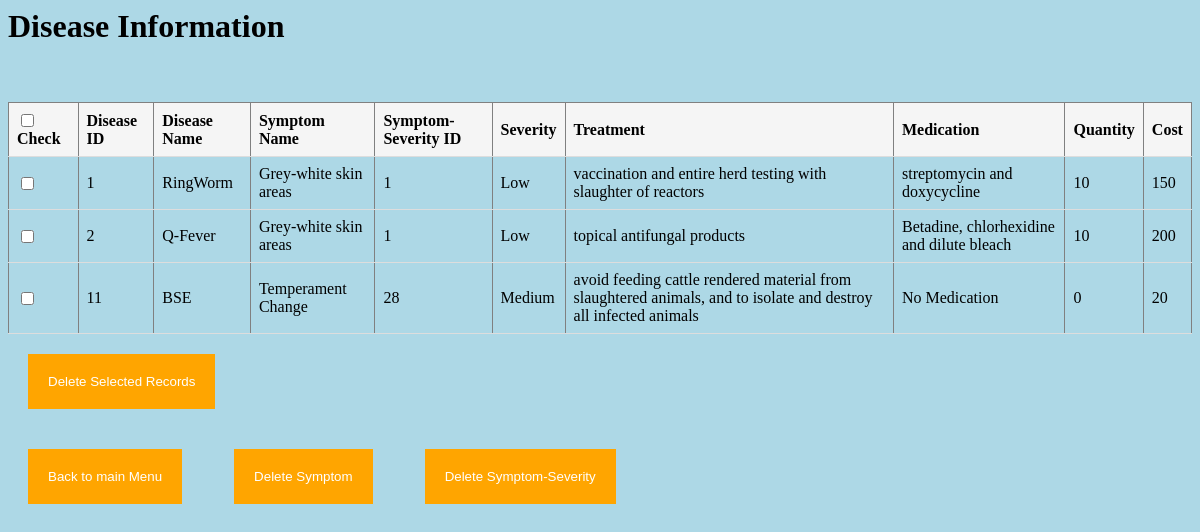
The app's page /Medical/DelDisease.php with its own data.
### tables this page shows
CREATE TABLE `Disease_Treatment` (
  `DiseaseID` int(11) NOT NULL,
  `DiseaseName` text NOT NULL,
  `SymSeverID` int(11) NOT NULL,
  `Treatment` text NOT NULL,
  `Medication` text NOT NULL,
  `Quantity` int(11) NOT NULL,
  `Cost` int(11) NOT NULL
);

CREATE TABLE `Symptoms` (
  `SymptomID` int(11) NOT NULL,
  `SymptomName` varchar(50) NOT NULL
);

CREATE TABLE `SymptomSeverityRelationship` (
  `SymSeverID` int(11) NOT NULL,
  `SymptomID` int(11) NOT NULL,
  `Severity` varchar(50) NOT NULL
);

### Medical/DelDisease.php (the view, shortened to what this page needs)
<?php include '../dbconnect.php'; ?>
<div class='container'>
<h1>Disease Information</h1>
<br><br>
<form method='post' action=''>
   <table border='1' style='border-collapse: collapse;' >
     <tr style='background: whitesmoke;'>
       <th><input type='checkbox' TreatmentID='checkAll' > Check</th>
       <th>Disease ID</th>
       <th>Disease Name</th>
       <th>Symptom Name</th>
       <th>Symptom-Severity ID</th>
       <th>Severity</th>
       <th>Treatment</th>
       <th>Medication</th>
       <th>Quantity</th>
       <th>Cost</th>
     </tr>
     <?php
     $query = "SELECT Disease_Treatment.DiseaseID, Disease_Treatment.DiseaseName, Symptoms.SymptomName, Disease_Treatment.SymSeverID, SymptomSeverityRelationship.Severity, Disease_Treatment.Treatment, Disease_Treatment.Medication, Disease_Treatment.Quantity, Disease_Treatment.Cost  FROM Disease_Treatment INNER JOIN SymptomSeverityRelationship ON Disease_Treatment.SymSeverID = SymptomSeverityRelationship.SymSeverID INNER JOIN Symptoms ON SymptomSeverityRelationship.SymptomID = Symptoms.SymptomID ORDER BY Disease_Treatment.DiseaseID ASC";
     $result = mysqli_query($con,$query);
     while($row = mysqli_fetch_array($result) ){
       $DiseaseID = $row['DiseaseID'];
       $DiseaseName = $row['DiseaseName'];
       $SymptomName = $row['SymptomName'];
       $SymSeverID = $row['SymSeverID'];
       $Severity = $row['Severity'];
       $Treatment = $row['Treatment'];
       $Medication = $row['Medication'];
       $Quantity = $row['Quantity'];
       $Cost = $row['Cost'];
     ?>
       <tr>
         <td><input type='checkbox' name='update[]' value='<?= $DiseaseID ?>' ></td>
         <td><?= $DiseaseID ?></td>
         <td><?= $DiseaseName ?></td>
         <td><?= $SymptomName ?></td>
         <td><?= $SymSeverID ?></td>
         <td><?= $Severity ?></td>
         <td><?= $Treatment ?></td>
         <td><?= $Medication ?></td>
         <td><?= $Quantity ?></td>
         <td><?= $Cost ?></td>
       </tr>
     <?php
     }
     ?>
   </table>
    <input type='submit' value='Delete Selected Records' name='but_update'>&nbsp;&nbsp;<br>
   <input type='submit' value='Back to main Menu' name='Main' >&nbsp;&nbsp;
   <input type='submit' value='Delete Symptom' name='Symp' >&nbsp;&nbsp;
   <input type='submit' value='Delete Symptom-Severity' name='Sever' >&nbsp;&nbsp;
 </form>
</div>

### Medical/DelDisease.php (style rules this page uses)
table { border-collapse: collapse; width: 100%; }
th, td { padding: 8px; text-align: left; border-bottom: 1px solid #ddd; }
input[type= submit] { background-color: orange; border: none; text-decoration: none; color: white; padding: 20px 20px; margin: 20px 20px; cursor: pointer; }

### records on screen
disease_treatment: DiseaseID "1", DiseaseName "RingWorm", symptoms.SymptomName "Grey-white skin areas", SymSeverID "1", SymSeverID.Severity "Low", Treatment "vaccination and entire herd testing with slaughter of reactors", Medication "streptomycin and doxycycline", Quantity "10", Cost "150"
disease_treatment: DiseaseID "2", DiseaseName "Q-Fever", symptoms.SymptomName "Grey-white skin areas", SymSeverID "1", SymSeverID.Severity "Low", Treatment "topical antifungal products", Medication "Betadine, chlorhexidine and dilute bleach", Quantity "10", Cost "200"
disease_treatment: DiseaseID "11", DiseaseName "BSE", symptoms.SymptomName "Temperament Change", SymSeverID "28", SymSeverID.Severity "Medium", Treatment "avoid feeding cattle rendered material from slaughtered animals, and to isolate and destroy all infected animals", Medication "No Medication", Quantity "0", Cost "20"
